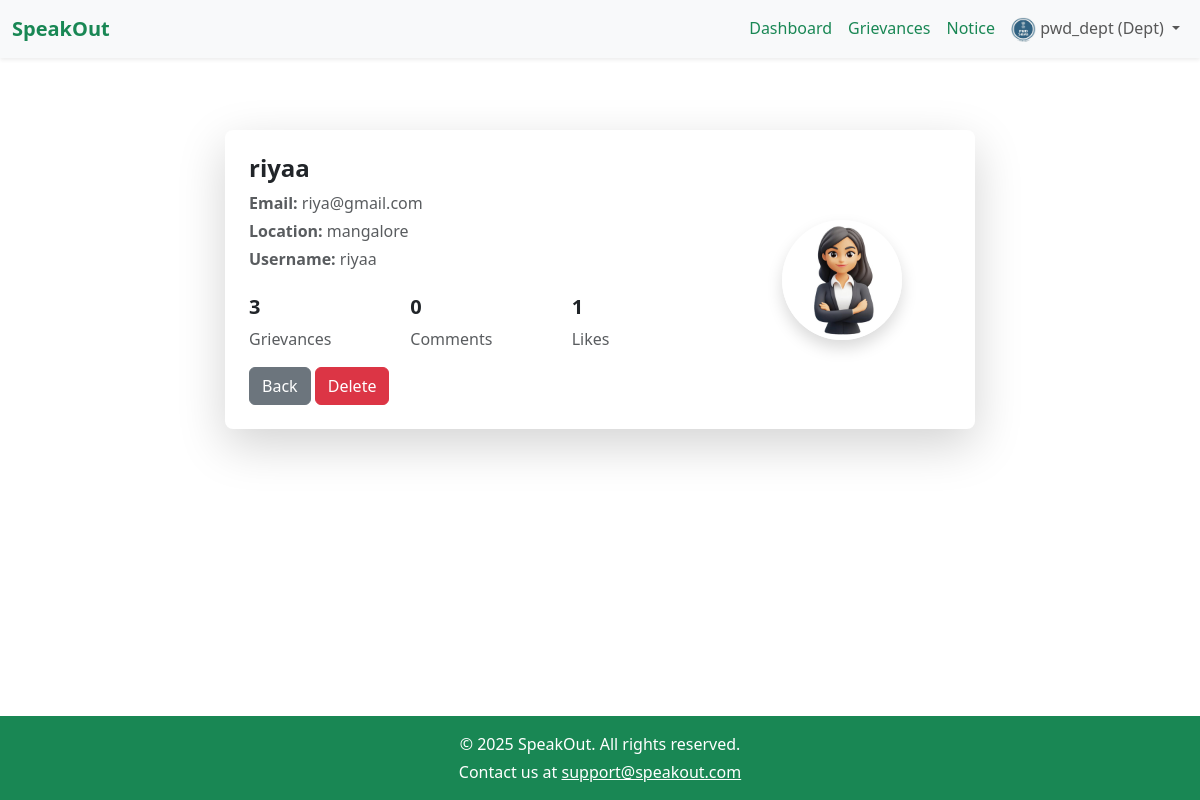
/admin/view_user/1 (signed in), run on the app's committed database.
### models.py (models this page shows, shortened)
class User(db.Model):
    id = db.Column(db.Integer, primary_key=True)
    username = db.Column(db.String(50), unique=True, nullable=False)
    email = db.Column(db.String(120), unique=True, nullable=True)
    password = db.Column(db.String(100), nullable=False)
    grievances = db.relationship('Grievance', backref='user', lazy=True)
    location = db.Column(db.String(100), nullable=False)
    profile_pic = db.Column(db.String(200), default='default_profile.png')

### app.py (the view)
@app.route("/admin/view_user/<int:id>")
def a_view_users(id):
    user = User.query.get_or_404(id)
    grievances_count = Grievance.query.filter_by(user_id=user.id).count()
    comments_count = Comment.query.filter_by(user_id=user.id).count()
    likes_count = Like.query.filter_by(user_id=user.id).count()
    return render_template("admin/a_view_users.html", user=user,
        grievances_count=grievances_count,
        comments_count=comments_count,
        likes_count=likes_count)

### templates/admin/a_view_users.html
{% extends "base.html" %}
{% block content %}
<div class="container mt-5 d-flex justify-content-center">
  <div class="card shadow-lg border-0 rounded-3 p-4" style="max-width: 750px; width: 100%;">
    <div class="row align-items-center">
      <div class="col-md-8">
        <h4 class="fw-bold">{{ user.username }}</h4>
        <p class="text-muted mb-1"><strong>Email:</strong> {{ user.email }}</p>
        <p class="text-muted mb-1"><strong>Location:</strong> {{ user.location }}</p>
        <p class="text-muted mb-1"><strong>Username:</strong> {{ user.username }}</p>
        <div class="row mt-4">
            <div class="col-md-4">
                <h5 class="fw-bold">{{ grievances_count }}</h5>
                <p class="text-muted">Grievances</p>
            </div>
            <div class="col-md-4">
                <h5 class="fw-bold">{{ comments_count }}</h5>
                <p class="text-muted">Comments</p>
            </div>
            <div class="col-md-4">
                <h5 class="fw-bold">{{ likes_count }}</h5>
                <p class="text-muted">Likes</p>
            </div>
        </div>
        <div>
          <a href="{{ url_for('a_manage_users') }}" class="btn btn-secondary">Back</a>
          <a href="{{ url_for('a_delete_user', id=user.id) }}"
             class="btn btn-danger"
             onclick="return confirm('Are you sure you want to delete this user?');">
             Delete
          </a>
        </div>
      </div>
      <div class="col-md-4 text-center">
        <img src="{{ url_for('static', filename='uploads/' + (user.profile_pic if user.profile_pic else 'default_profile.jpg')) }}"
             alt="Profile Picture"
             class="rounded-circle shadow"
             style="width: 120px; height: 120px; object-fit: cover;">
      </div>
    </div>
  </div>
</div>
{% endblock %}

### data on the page
User: username "riyaa", email "riya@gmail.com", location "mangalore", profile_pic (picture)

### other printed values
{{ session.get('username') }} "pwd_dept"
{{ grievances_count }} "3"
{{ comments_count }} "0"
{{ likes_count }} "1"
